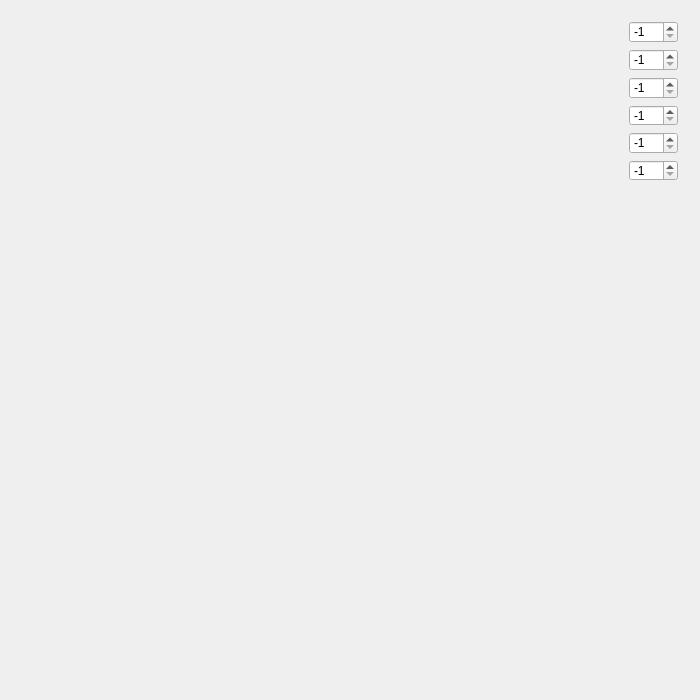
<?xml version="1.0" encoding="UTF-8"?>
<ui version="4.0">
 <class>MainWindow</class>
 <widget class="QMainWindow" name="MainWindow">
  <property name="geometry">
   <rect>
	<x>0</x>
	<y>0</y>
	<width>700</width>
	<height>700</height>
   </rect>
  </property>
  <property name="windowTitle">
   <string>MainWindow</string>
  </property>
  <widget class="QWidget" name="centralWidget">
   <widget class="Drawer" name="widget" native="true">
	<property name="geometry">
	 <rect>
	  <x>0</x>
	  <y>0</y>
	  <width>700</width>
	  <height>700</height>
	 </rect>
	</property>
	<widget class="QWidget" name="layoutWidget">
	 <property name="geometry">
	  <rect>
	   <x>618</x>
	   <y>10</y>
	   <width>71</width>
	   <height>182</height>
	  </rect>
	 </property>
	 <layout class="QVBoxLayout" name="verticalLayout_4">
	  <item>
	   <layout class="QVBoxLayout" name="verticalLayout">
		<item>
		 <widget class="QSpinBox" name="sb1_red">
		  <property name="minimum">
		   <number>-1</number>
		  </property>
		  <property name="value">
		   <number>-1</number>
		  </property>
		 </widget>
		</item>
		<item>
		 <widget class="QSpinBox" name="sb1_yellow">
		  <property name="minimum">
		   <number>-1</number>
		  </property>
		  <property name="value">
		   <number>-1</number>
		  </property>
		 </widget>
		</item>
	   </layout>
	  </item>
	  <item>
	   <layout class="QVBoxLayout" name="verticalLayout_2">
		<item>
		 <widget class="QSpinBox" name="sb2_red">
		  <property name="minimum">
		   <number>-1</number>
		  </property>
		  <property name="value">
		   <number>-1</number>
		  </property>
		 </widget>
		</item>
		<item>
		 <widget class="QSpinBox" name="sb2_green">
		  <property name="minimum">
		   <number>-1</number>
		  </property>
		  <property name="value">
		   <number>-1</number>
		  </property>
		 </widget>
		</item>
	   </layout>
	  </item>
	  <item>
	   <layout class="QVBoxLayout" name="verticalLayout_3">
		<item>
		 <widget class="QSpinBox" name="sb3_yellow">
		  <property name="minimum">
		   <number>-1</number>
		  </property>
		  <property name="value">
		   <number>-1</number>
		  </property>
		 </widget>
		</item>
		<item>
		 <widget class="QSpinBox" name="sb3_green">
		  <property name="minimum">
		   <number>-1</number>
		  </property>
		  <property name="value">
		   <number>-1</number>
		  </property>
		 </widget>
		</item>
	   </layout>
	  </item>
	 </layout>
	</widget>
   </widget>
  </widget>
 </widget>
 <layoutdefault spacing="6" margin="11"/>
 <customwidgets>
  <customwidget>
   <class>Drawer</class>
   <extends>QWidget</extends>
   <header>drawer.hpp</header>
   <container>1</container>
  </customwidget>
 </customwidgets>
 <resources/>
 <connections/>
</ui>
